Frame 1 (no input): blank canvas, image omitted
Frame 60 (the mouse pressed at the canvas centre just before this capture): blank canvas, image omitted
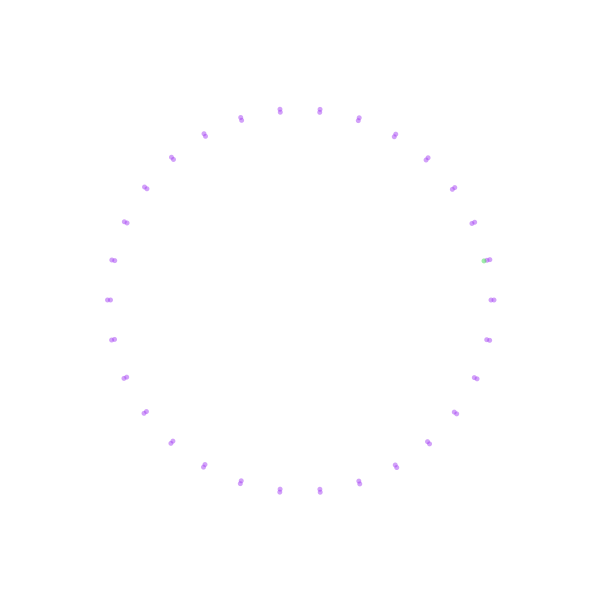
Frame 120 (the mouse held since frame 60 and released just before this capture)

The Processing sketch whose frames 1 and 60 were blank and that drew this single picture after the mouse press (run headless with seeded random() and noise(); from frame 60 on, the mouse is pressed at the canvas centre):

// Processing sketch: sketch_160818
// ── sketch_160818.pde
float x, y, angulo, r;
void setup(){
   
  size(600,600);
  background(255);
  noStroke();
  r=200;
    
}
  
  
void draw(){
   
 
   
 x = width/2 + r*cos(angulo);
 y = height/2 + r*sin(angulo);
   
 angulo+= 4*3.1416/60;
  
 r -= 0.1;
  
 if(r <= 0)
 {
   angulo = 0;
   r = 200;
 }
   
 if(frameCount % 60 == 0){
   fill(random(255), random(255), random(255), 127);
 }
 ellipse(x,y,5,5);
   
    
}
